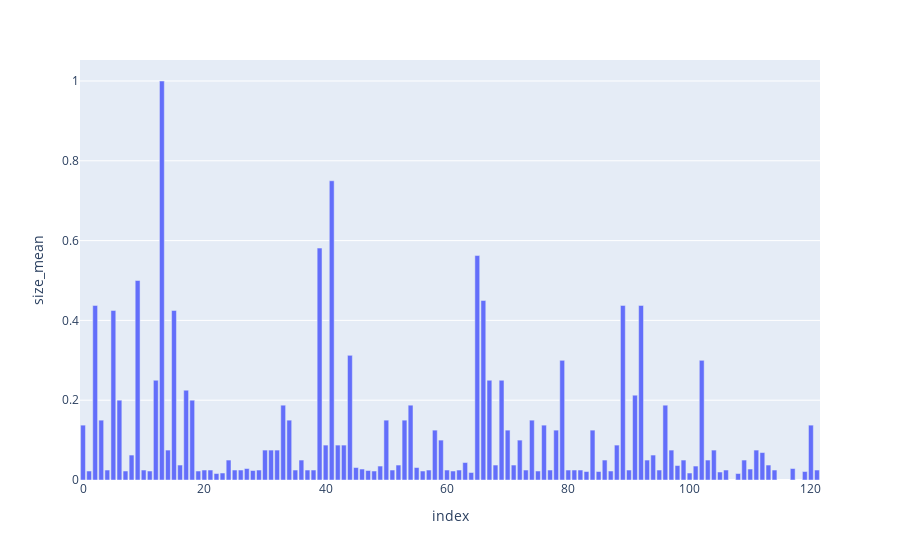

Notebook code cell kept with this figure:
### Markdown cell above
## Preparando modelo

### Code cell
import plotly.express as px

fig = px.bar(df, x=df.index, y='size_mean')
fig.show()

### Figure 1 — Plotly figure (JSON) as saved in the notebook; plotly's stock layout.template omitted (floating-point values rounded to 4 significant figures)
{"data": [{"alignmentgroup": "True", "hovertemplate": "index=%{x}<br>size_mean=%{y}<extra></extra>", "legendgroup": "", "marker": {"color": "#636efa", "pattern": {"shape": ""}}, "name": "", "offsetgroup": "", "orientation": "v", "showlegend": false, "textposition": "auto", "type": "bar", "x": [0, 1, 2, 3, 4, 5, 6, 7, 8, 9, 10, 11, 12, 13, 14, 15, 16, 17, 18, 19, 20, 21, 22, 23, 24, 25, 26, 27, 28, 29, 30, 31, 32, 33, 34, 35, 36, 37, 38, 39, 40, 41, 42, 43, 44, 45, 46, 47, 48, 49, 50, 51, 52, 53, 54, 55, 56, 57, 58, 59, 60, 61, 62, 63, 64, 65, 66, 67, 68, 69, 70, 71, 72, 73, 74, 75, 76, 77, 78, 79, 80, 81, 82, 83, 84, 85, 86, 87, 88, 89, 90, 91, 92, 93, 94, 95, 96, 97, 98, 99, 100, 101, 102, 103, 104, 105, 106, 108, 109, 110, 111, 112, 113, 114, 117, 119, 120, 121], "xaxis": "x", "y": [0.1375, 0.0225, 0.4375, 0.15, 0.025, 0.425, 0.2, 0.0225, 0.0625, 0.5, 0.025, 0.0225, 0.25, 1, 0.075, 0.425, 0.0375, 0.225, 0.2, 0.0225, 0.025, 0.025, 0.01625, 0.0175, 0.05, 0.025, 0.025, 0.02875, 0.02375, 0.025, 0.075, 0.075, 0.075, 0.1875, 0.15, 0.025, 0.05, 0.025, 0.025, 0.5813, 0.0875, 0.75, 0.0875, 0.0875, 0.3125, 0.03125, 0.0275, 0.02375, 0.0225, 0.035, 0.15, 0.025, 0.0375, 0.15, 0.1875, 0.03125, 0.0225, 0.025, 0.125, 0.1, 0.025, 0.0225, 0.025, 0.04375, 0.01875, 0.5625, 0.45, 0.25, 0.0375, 0.25, 0.125, 0.0375, 0.1, 0.025, 0.15, 0.0225, 0.1375, 0.025, 0.125, 0.3, 0.025, 0.025, 0.025, 0.02125, 0.125, 0.02125, 0.05, 0.0225, 0.0875, 0.4375, 0.025, 0.2125, 0.4375, 0.05, 0.0625, 0.025, 0.1875, 0.075, 0.03625, 0.05, 0.0175, 0.035, 0.3, 0.05, 0.075, 0.02, 0.025, 0.01625, 0.05, 0.0275, 0.075, 0.06875, 0.0375, 0.025, 0.02875, 0.02125, 0.1375, 0.025], "yaxis": "y"}], "layout": {"barmode": "relative", "legend": {"tracegroupgap": 0}, "margin": {"t": 60}, "xaxis": {"anchor": "y", "domain": [0, 1], "title": {"text": "index"}}, "yaxis": {"anchor": "x", "domain": [0, 1], "title": {"text": "size_mean"}}}}
